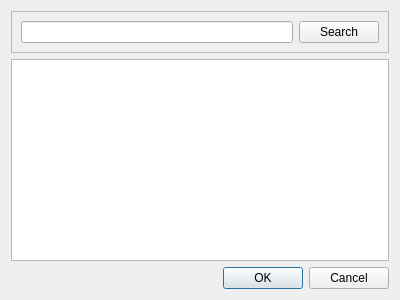
<?xml version="1.0" encoding="UTF-8"?>
<ui version="4.0">
 <class>RCOptions</class>
 <widget class="QDialog" name="RCOptions">
  <property name="geometry">
   <rect>
    <x>0</x>
    <y>0</y>
    <width>400</width>
    <height>300</height>
   </rect>
  </property>
  <property name="windowTitle">
   <string>Dialog</string>
  </property>
  <layout class="QVBoxLayout" name="verticalLayout">
   <item>
    <widget class="QFrame" name="search_frame">
     <property name="frameShape">
      <enum>QFrame::StyledPanel</enum>
     </property>
     <property name="frameShadow">
      <enum>QFrame::Raised</enum>
     </property>
     <layout class="QHBoxLayout" name="horizontalLayout">
      <item>
       <widget class="QLineEdit" name="lineEdit"/>
      </item>
      <item>
       <widget class="QPushButton" name="pushButton">
        <property name="text">
         <string>Search</string>
        </property>
       </widget>
      </item>
     </layout>
    </widget>
   </item>
   <item>
    <widget class="QTreeView" name="treeView"/>
   </item>
   <item>
    <widget class="QDialogButtonBox" name="buttonBox">
     <property name="orientation">
      <enum>Qt::Horizontal</enum>
     </property>
     <property name="standardButtons">
      <set>QDialogButtonBox::Cancel|QDialogButtonBox::Ok</set>
     </property>
    </widget>
   </item>
  </layout>
 </widget>
 <resources/>
 <connections>
  <connection>
   <sender>buttonBox</sender>
   <signal>accepted()</signal>
   <receiver>RCOptions</receiver>
   <slot>accept()</slot>
   <hints>
    <hint type="sourcelabel">
     <x>248</x>
     <y>254</y>
    </hint>
    <hint type="destinationlabel">
     <x>157</x>
     <y>274</y>
    </hint>
   </hints>
  </connection>
  <connection>
   <sender>buttonBox</sender>
   <signal>rejected()</signal>
   <receiver>RCOptions</receiver>
   <slot>reject()</slot>
   <hints>
    <hint type="sourcelabel">
     <x>316</x>
     <y>260</y>
    </hint>
    <hint type="destinationlabel">
     <x>286</x>
     <y>274</y>
    </hint>
   </hints>
  </connection>
  <connection>
   <sender>lineEdit</sender>
   <signal>returnPressed()</signal>
   <receiver>pushButton</receiver>
   <slot>click()</slot>
   <hints>
    <hint type="sourcelabel">
     <x>215</x>
     <y>58</y>
    </hint>
    <hint type="destinationlabel">
     <x>312</x>
     <y>61</y>
    </hint>
   </hints>
  </connection>
 </connections>
</ui>
